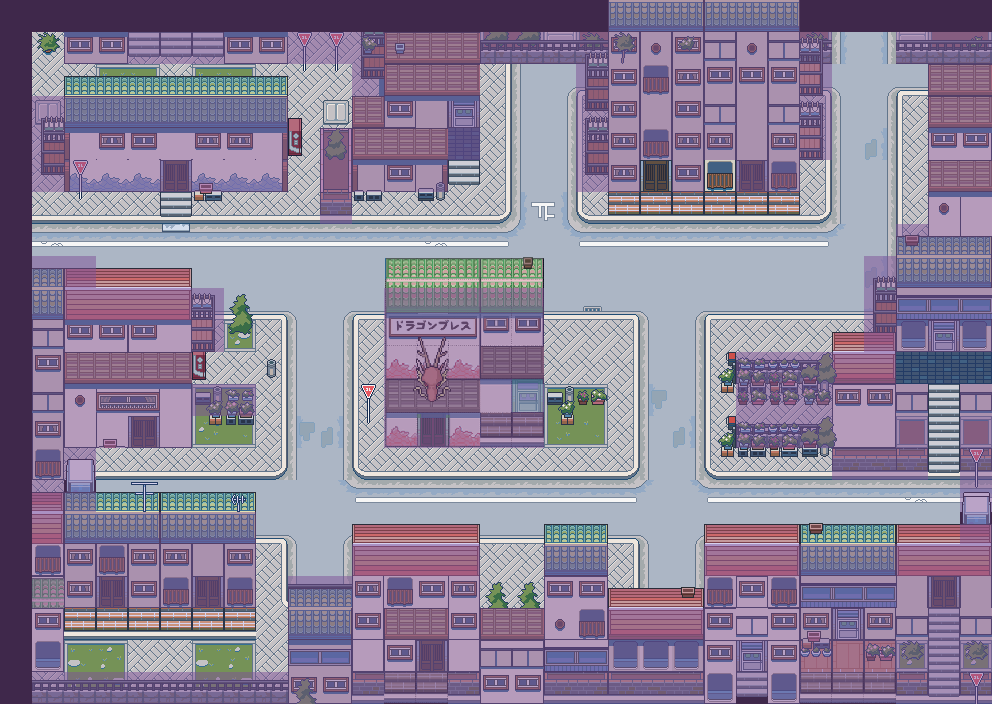

This is a level from a 2D game, rendered from its Tiled map with the project's own tilesets. A one-line summary and the map file follow, with tile-layer data summarised:
An orthogonal 31x22 tile map with 32x32 px tiles, 8 tile layers (Capa de patrones 8, Tile Layer 1, Tile Layer 2, Tile Layer 3, ...), 5 tilesets and 92 objects (92x static).

<map version="1.5" tiledversion="1.5.0" orientation="orthogonal" renderorder="right-down" width="31" height="22" tilewidth="32" tileheight="32" infinite="0" nextlayerid="10" nextobjectid="97">
 <properties>
  <property name="Navigation" type="int" value="1" />
  <property name="Object texture" value="Maps/MediumCity/mediumcity2.png" />
  <property name="drawable" type="int" value="0" />
 </properties>
 <tileset firstgid="1" name="mediumcity1" tilewidth="32" tileheight="32" tilecount="192" columns="16">
  <image source="mediumcity1.png" width="512" height="384" />
 </tileset>
 <tileset firstgid="193" name="mediumcity2" tilewidth="32" tileheight="32" tilecount="256" columns="16">
  <image source="mediumcity2.png" width="512" height="512" />
 </tileset>
 <tileset firstgid="449" name="mediumcity3" tilewidth="32" tileheight="32" tilecount="128" columns="8">
  <image source="mediumcity3.png" width="256" height="512" />
 </tileset>
 <tileset firstgid="577" name="Collision" tilewidth="32" tileheight="32" tilecount="1" columns="1">
  <image source="collision.png" width="32" height="32" />
 </tileset>
 <tileset firstgid="578" name="restaurant_tileset" tilewidth="32" tileheight="32" tilecount="30" columns="5">
  <image source="restaurant_tileset.png" width="160" height="192" />
 </tileset>
 <layer id="8" name="Capa de patrones 8" width="31" height="22">
  <data>[682 cells, 63 non-empty, 13 distinct tile ids]</data>
 </layer>
 <layer id="1" name="Tile Layer 1" width="31" height="22">
  <data>[682 cells, 575 non-empty, 130 distinct tile ids]</data>
 </layer>
 <layer id="2" name="Tile Layer 2" width="31" height="22">
  <data>[682 cells, 115 non-empty, 53 distinct tile ids]</data>
 </layer>
 <layer id="3" name="Tile Layer 3" width="31" height="22">
  <data>[682 cells, 125 non-empty, 47 distinct tile ids]</data>
 </layer>
 <layer id="4" name="Tile Layer 4" width="31" height="22">
  <data>[682 cells, 45 non-empty, 33 distinct tile ids]</data>
 </layer>
 <layer id="5" name="Tile Layer 5" width="31" height="22">
  <data>[682 cells, 36 non-empty, 6 distinct tile ids]</data>
 </layer>
 <layer id="7" name="Tile Layer 7" width="31" height="22">
  <data>[682 cells, 30 non-empty, 30 distinct tile ids]</data>
 </layer>
 <layer id="6" name="Collision" width="31" height="22" opacity="0.5">
  <properties>
   <property name="Navigation" type="int" value="1" />
   <property name="drawable" type="int" value="0" />
  </properties>
  <data>[682 cells, 392 non-empty, 3 distinct tile ids]</data>
 </layer>
 <objectgroup id="9" name="Static Objects">
  <properties>
   <property name="Navigation" type="int" value="1" />
   <property name="drawable" type="int" value="0" />
  </properties>
  <object id="2" name="roof_red" type="static" x="64" y="268" width="32" height="20" />
  <object id="3" name="roof_red2" type="static" x="96" y="268" width="32" height="20" />
  <object id="4" name="roof_red2" type="static" x="128" y="268" width="32" height="20" />
  <object id="5" name="roof_red3" type="static" x="160" y="268" width="32" height="20" />
  <object id="6" name="roof_red4" type="static" x="64" y="288" width="32" height="32" />
  <object id="7" name="roof_red5" type="static" x="96" y="288" width="32" height="32" />
  <object id="8" name="roof_red5" type="static" x="128" y="288" width="32" height="32" />
  <object id="9" name="roof_red6" type="static" x="160" y="288" width="32" height="32" />
  <object id="10" name="roof_red" type="static" x="352" y="524" width="32" height="20" />
  <object id="11" name="roof_red2" type="static" x="384" y="524" width="32" height="20" />
  <object id="12" name="roof_red2" type="static" x="416" y="524" width="32" height="20" />
  <object id="13" name="roof_red3" type="static" x="448" y="524" width="32" height="20" />
  <object id="14" name="roof_red" type="static" x="608" y="588" width="32" height="20" />
  <object id="15" name="roof_red2" type="static" x="640" y="588" width="32" height="20" />
  <object id="16" name="roof_red" type="static" x="832" y="332" width="32" height="20" />
  <object id="17" name="roof_red2" type="static" x="864" y="332" width="32" height="20" />
  <object id="18" name="roof_red" type="static" x="704" y="524" width="32" height="20" />
  <object id="19" name="roof_red2" type="static" x="736" y="524" width="32" height="20" />
  <object id="20" name="roof_red3" type="static" x="768" y="524" width="32" height="20" />
  <object id="21" name="roof_red" type="static" x="896" y="524" width="32" height="20" />
  <object id="22" name="roof_red2" type="static" x="928" y="524" width="32" height="20" />
  <object id="23" name="roof_red4" type="static" x="352" y="544" width="32" height="32" />
  <object id="24" name="roof_red5" type="static" x="384" y="544" width="32" height="32" />
  <object id="25" name="roof_red5" type="static" x="416" y="544" width="32" height="32" />
  <object id="26" name="roof_red6" type="static" x="448" y="544" width="32" height="32" />
  <object id="27" name="roof_red4" type="static" x="608" y="608" width="32" height="32" />
  <object id="28" name="roof_red5" type="static" x="640" y="608" width="32" height="32" />
  <object id="29" name="roof_red4" type="static" x="704" y="544" width="32" height="32" />
  <object id="30" name="roof_red5" type="static" x="736" y="544" width="32" height="32" />
  <object id="31" name="roof_red6" type="static" x="768" y="544" width="32" height="32" />
  <object id="32" name="roof_red4" type="static" x="896" y="544" width="32" height="32" />
  <object id="33" name="roof_red5" type="static" x="928" y="544" width="32" height="32" />
  <object id="34" name="roof_red4" type="static" x="832" y="352" width="32" height="32" />
  <object id="35" name="roof_red5" type="static" x="864" y="352" width="32" height="32" />
  <object id="36" name="roof_green" type="static" x="64" y="76" width="32" height="20" />
  <object id="37" name="roof_green2" type="static" x="96" y="76" width="32" height="20" />
  <object id="38" name="roof_green2" type="static" x="128" y="76" width="32" height="20" />
  <object id="39" name="roof_green2" type="static" x="160" y="76" width="32" height="20" />
  <object id="40" name="roof_green2" type="static" x="192" y="76" width="32" height="20" />
  <object id="41" name="roof_green2" type="static" x="224" y="76" width="32" height="20" />
  <object id="42" name="roof_green3" type="static" x="256" y="76" width="32" height="20" />
  <object id="43" name="roof_green4" type="static" x="64" y="96" width="32" height="32" />
  <object id="44" name="roof_green5" type="static" x="96" y="96" width="32" height="32" />
  <object id="45" name="roof_green5" type="static" x="128" y="96" width="32" height="32" />
  <object id="46" name="roof_green5" type="static" x="160" y="96" width="32" height="32" />
  <object id="47" name="roof_green5" type="static" x="192" y="96" width="32" height="32" />
  <object id="48" name="roof_green5" type="static" x="224" y="96" width="32" height="32" />
  <object id="49" name="roof_green6" type="static" x="256" y="96" width="32" height="32" />
  <object id="50" name="roof_green2" type="static" x="96" y="492" width="32" height="20" />
  <object id="51" name="roof_green3" type="static" x="128" y="492" width="32" height="20" />
  <object id="52" name="roof_green" type="static" x="160" y="492" width="32" height="20" />
  <object id="53" name="roof_green2" type="static" x="192" y="492" width="32" height="20" />
  <object id="54" name="roof_green3" type="static" x="224" y="492" width="32" height="20" />
  <object id="55" name="antenna" type="static" x="131" y="482" width="27" height="30" />
  <object id="56" name="antenna_2" type="static" x="231" y="494" width="15.1875" height="18" />
  <object id="57" name="roof_green" type="static" x="800" y="524" width="32" height="20" />
  </objectgroup>
</map>
<!-- 36 of 92 objects omitted -->
